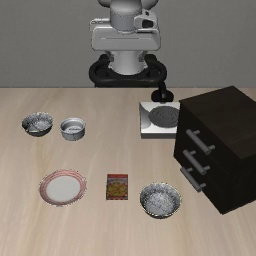
#> input picture artifacts/failure_keyframes/t1_0cm_success_f000.jpg, 256 x 256 px, found by its file name
$ python compare_keyframes.py
#> lines starting #> are read from the running program, lines starting #| are printed output that depends on the picture
#!/usr/bin/env python3
"""Side-by-side and abs-diff of first frames to verify the bowl actually moved."""
from pathlib import Path
import cv2
import numpy as np

kf = Path("/keyframes")
out = Path("/out")
out.mkdir(parents=True, exist_ok=True)

pairs = [
    ("t1_ep0_0cm_vs_10cm", "t1_0cm_success_f000.jpg", "t1_10cm_fail_f000.jpg"),
    ("t0_15cm_fail_vs_success_init", "t0_15cm_fail_f000.jpg", "t0_15cm_success_f000.jpg"),
    ("t1_10cm_fail_start_vs_last", "t1_10cm_fail_f000.jpg", "t1_10cm_fail_last.jpg"),
    ("t1_10cm_success_start_vs_last", "t1_10cm_success_f000.jpg", "t1_10cm_success_last.jpg"),
    ("t0_15cm_fail_start_vs_last", "t0_15cm_fail_f000.jpg", "t0_15cm_fail_last.jpg"),
    ("t0_15cm_success_start_vs_last", "t0_15cm_success_f000.jpg", "t0_15cm_success_last.jpg"),
    ("t1_15cm_fail_start_vs_last", "t1_15cm_fail_f000.jpg", "t1_15cm_fail_last.jpg"),
]

for name, a, b in pairs:
    ia = cv2.imread(str(kf / a))
#> ia is the input picture: shape (256, 256, 3); mean B, G, R 110, 118.9, 127
    ib = cv2.imread(str(kf / b))
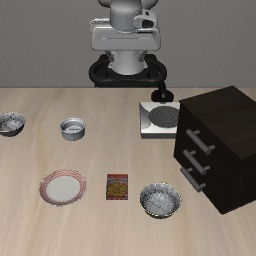
#> input picture artifacts/failure_keyframes/t1_10cm_fail_f000.jpg, 256 x 256 px, found by its file name
#> ib is the input picture: shape (256, 256, 3); mean B, G, R 110.1, 118.9, 127
    if ia is None or ib is None:
        print("missing", name, a, b)
        continue
    h = min(ia.shape[0], ib.shape[0])
#> h = 256
    w = min(ia.shape[1], ib.shape[1])
#> w = 256
    ia = ia[:h, :w]
    ib = ib[:h, :w]
    side = np.hstack([ia, ib])
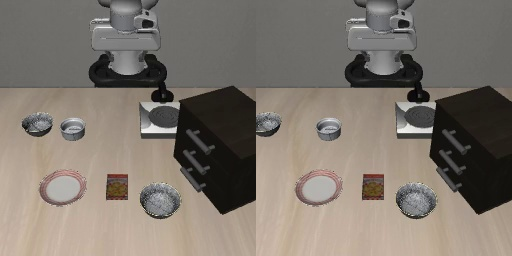
#> side: shape (256, 512, 3); mean B, G, R 110, 118.9, 127
    cv2.imwrite(str(out / ("%s_side.jpg" % name)), side)
    diff = cv2.absdiff(ia, ib)
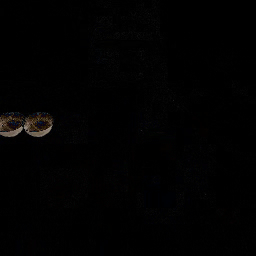
#> diff: shape (256, 256, 3); mean B, G, R 1.6, 1.6, 1.8
    heat = cv2.applyColorMap(cv2.cvtColor(diff, cv2.COLOR_BGR2GRAY), cv2.COLORMAP_JET)
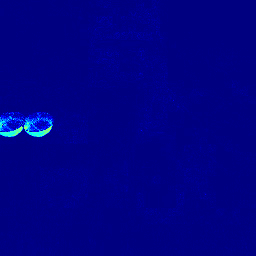
#> heat: shape (256, 256, 3); mean B, G, R 132.8, 1.5, 0.2
    cv2.imwrite(str(out / ("%s_diff.jpg" % name)), heat)
    gray = cv2.cvtColor(diff, cv2.COLOR_BGR2GRAY)
    ys, xs = np.where(gray > 25)
#> ys = 755 values from 100 to 136; xs = 755 values, max 173 at index 0, min 0 at index 52, mean 25.23
    if len(xs):
        print(name, "diff_centroid", int(xs.mean()), int(ys.mean()), "n_pix", len(xs), "max", int(gray.max()))
#| t1_ep0_0cm_vs_10cm diff_centroid 25 125 n_pix 755 max 145
    else:
        print(name, "no_diff")
#> pass 2 of the loop `for name, a, b in pairs:`:
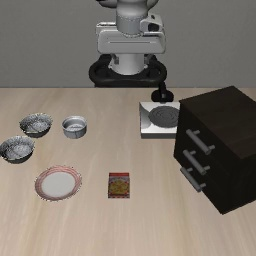
#> input picture artifacts/failure_keyframes/t0_15cm_fail_f000.jpg, 256 x 256 px, found by its file name
#> ia is the input picture: shape (256, 256, 3); mean B, G, R 110, 119, 127.2
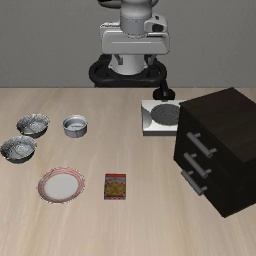
#> input picture artifacts/failure_keyframes/t0_15cm_success_f000.jpg, 256 x 256 px, found by its file name
#> ib is the input picture: shape (256, 256, 3); mean B, G, R 109.9, 119, 127.1
#> `heat = cv2.applyColorMap(cv2.cvtColor(diff, cv2.COLOR_BGR2GRAY), cv2.C..`:
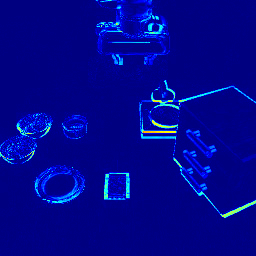
#> heat: shape (256, 256, 3); mean B, G, R 142, 6.9, 1.1
#> ys = 4403 values from 0 to 217; xs = 4403 values, max 255 at index 1348, min 0 at index 2563, mean 125
#| t0_15cm_fail_vs_success_init diff_centroid 124 124 n_pix 4403 max 194
#> pass 3 of the loop `for name, a, b in pairs:`:
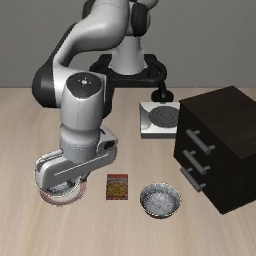
#> input picture artifacts/failure_keyframes/t1_10cm_fail_last.jpg, 256 x 256 px, found by its file name
#> ib is the input picture: shape (256, 256, 3); mean B, G, R 107.6, 115.3, 122.3
#> `diff = cv2.absdiff(ia, ib)`:
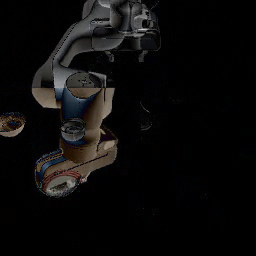
#> diff: shape (256, 256, 3); mean B, G, R 10.8, 11.3, 12.1
#> `heat = cv2.applyColorMap(cv2.cvtColor(diff, cv2.COLOR_BGR2GRAY), cv2.C..`:
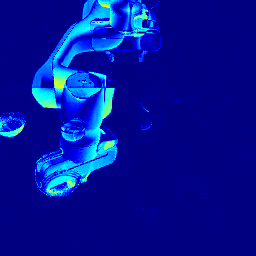
#> heat: shape (256, 256, 3); mean B, G, R 149.9, 20.5, 1.7
#> ys = 9883 values from 0 to 214; xs = 9883 values, max 173 at index 5589, min 0 at index 6250, mean 82.66
#| t1_10cm_fail_start_vs_last diff_centroid 82 92 n_pix 9883 max 202
#> the loop made 7 passes; the first 3 are shown
print("done")
